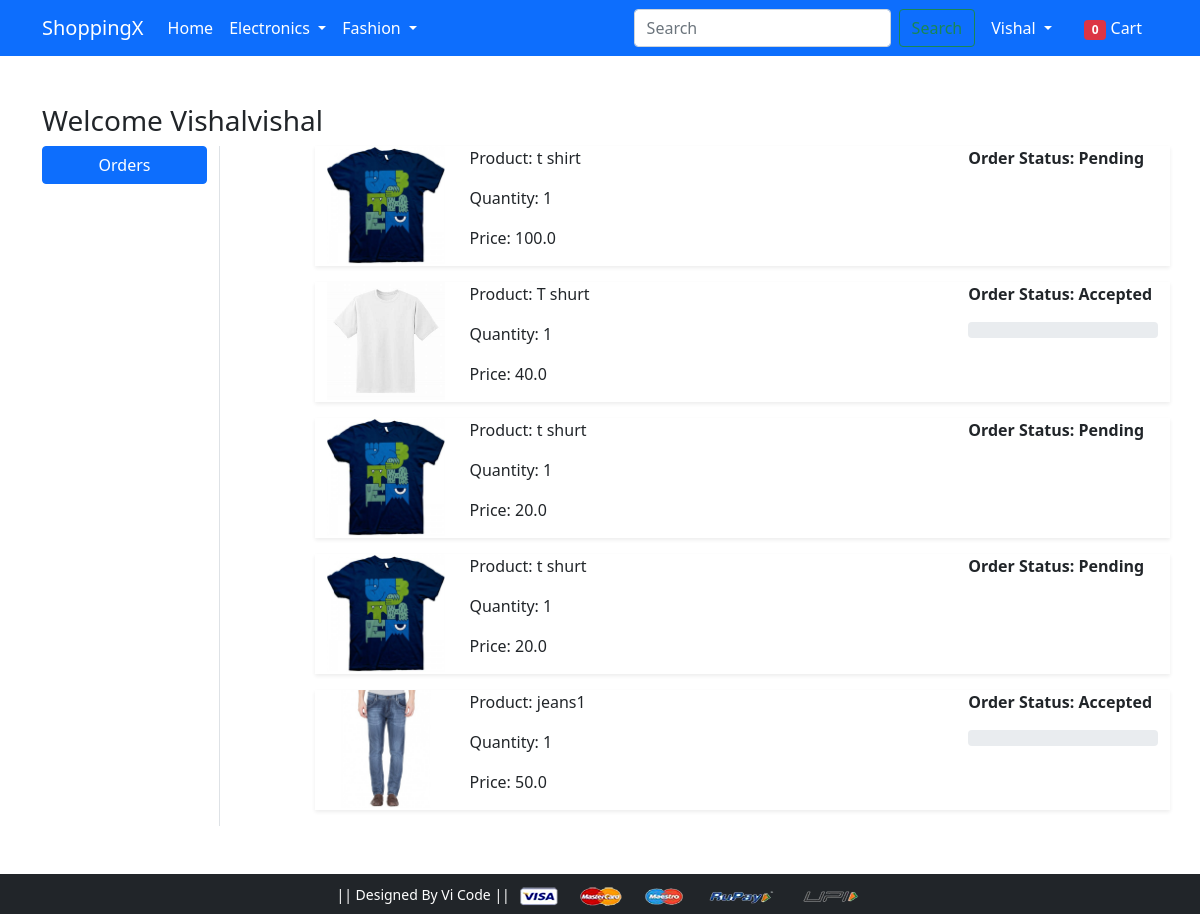
Screenshot of /orders/ (signed in) with the database file from the repository.
### app/models.py (models this page shows, shortened)
class OrderPlaced(models.Model):
    user = models.ForeignKey(User,on_delete=models.CASCADE)
    customer = models.ForeignKey(Customer,on_delete=models.CASCADE)
    product = models.ForeignKey(Product, on_delete=models.CASCADE)
    quantity =  models.PositiveIntegerField(default=1)
    ordered_date = models.DateTimeField(auto_now_add=True)
    status = models.CharField(max_length=50,
    choices=STATE_CHOICES,default='Pending')
    @property
    def total_cost(self):
        return self.quantity * self.product.discounted_price

class Product(models.Model):
    title = models.CharField(max_length=100)
    selling_price = models.FloatField()
    discounted_price = models.FloatField()
    description = models.TextField()
    brand = models.CharField(max_length=100)
    category = models.CharField(choices=CATEGORY_CHOICES, max_length=2)
    product_image = models.ImageField(upload_to='productimg')

### app/views.py (the view)
# urls.py: path('orders/', views.orders, name='orders'),
@login_required
def orders(request):
 totalitem = 0
 if request.user.is_authenticated:
  totalitem = len(Cart.objects.filter(user=request.user))
 op = OrderPlaced.objects.filter(user=request.user)
 return render(request, 'app/orders.html', {'order_placed':op,'totalitem':totalitem})

### app/templates/app/orders.html (shortened to what this page needs)
{% extends 'app/base.html' %}
{% load static %}
{% block main-content %}
<div class="container my-5">
 <div class="row">
  <h3>Welcome Vishal<span class="text-capitalize">{{request.user}}</span></h3>
  <div class="col-sm-2 border-end">
   <ul class="list-unstyled">
    <li class="d-grid"><a href="{% url 'orders' %}" class="btn btn-primary">Orders</a></li>
   </ul>
  </div>
  <div class="col-sm-9 offset-sm-1">
  {% for op in order_placed %}
   <div class="row shadow-sm mb-3">
    <div class="col-sm-2">
      <img src="{{op.product.product_image.url}}" alt="" srcset="" class="img-fluid" height="150">
    </div>
   <div class="col-sm-7">
    <p>Product: {{op.product.title}}</p>
    <p>Quantity: {{op.quantity}}</p>
    <p>Price: {{op.total_cost}}</p>
   </div>
   <div class="col-sm-3 fw-bold">
    <p>Order Status: {{op.status}}</p>
     {% if op.status == 'Accepted' %}
     <div class="progress">
     </div>
     {% endif %}
   </div>
  </div>
  {% endfor %}
  </div>
 </div>
</div>
{% endblock main-content %}

### app/templates/app/base.html (shortened to what this page needs)
<!doctype html>
{% load static %}
<html lang="en">
  <head>
    <link href="https://cdn.jsdelivr.net/npm/bootstrap@5.0.0-beta1/dist/css/bootstrap.min.css" rel="stylesheet">
    <link rel="stylesheet" href="{% static 'app/css/owl.carousel.min.css' %}">
    <link rel="stylesheet" href="{% static 'app/css/all.min.css' %}">
    <link rel="stylesheet" href="{% static 'app/css/style.css' %}">
  </head>
  <body>
    <nav class="navbar navbar-expand-lg navbar-dark bg-primary">
     <div class="container">
       <a class="navbar-brand" href="/">ShoppingX</a>
       <div class="collapse navbar-collapse" id="navbarSupportedContent">
         <ul class="navbar-nav me-auto mb-2 mb-lg-0">
           <li class="nav-item">
             <a class="nav-link active" aria-current="page" href="/">Home</a>
           </li>
           <li class="nav-item dropdown">
             <a class="nav-link dropdown-toggle text-white" href="#" id="electronicsDropdown" role="button" data-bs-toggle="dropdown" aria-expanded="false">
               Electronics
             </a>
           </li>
           <li class="nav-item dropdown">
             <a class="nav-link dropdown-toggle text-white" href="#" id="fashionDropdown" role="button" data-bs-toggle="dropdown" aria-expanded="false">
               Fashion
             </a>
           </li>
         </ul>
    <form class="d-flex" role="search" method="get" action="{% url 'search' %}">
  <input class="form-control me-2" type="search" placeholder="Search" name="query" aria-label="Search">
  <button class="btn btn-outline-success" type="submit">Search</button>
</form>
        <div>
          <ul class="navbar-nav me-auto mb-2 mb-lg-0">
          {% if request.user.is_authenticated %}
           <li class="nav-item dropdown mx-2">
              <a class="nav-link dropdown-toggle text-white" href="#" id="profileDropdown" role="button" data-bs-toggle="dropdown" aria-expanded="false">
                {{request.user.username|capfirst}}
              </a>
            </li>
            <li class="nav-item mx-2">
             <a href="{% url 'showcart' %}" class="nav-link text-white"><span class="badge bg-danger">{{totalitem}}</span> Cart </a>
            </li>
          {% endif %}
          </ul>
         </div>
       </div>
     </div>
    </nav>
    {% block main-content %} {% endblock main-content %}
    <footer class="container-fluid bg-dark text-center p-2 mt-5">
        <small class="text-white">|| Designed By Vi Code || </small>
        <img src="{% static 'app/images/payment.png' %}" alt="" srcset="" class="img-fluid" height="2px">
    </footer>
  </body>
</html>

### rows the page displays
OrderPlaced: product.product_image (picture), product "t shirt", quantity "1", total_cost "100.0", status "Pending"
OrderPlaced: product.product_image (picture), product "T shurt", quantity "1", total_cost "40.0", status "Accepted"
OrderPlaced: product.product_image (picture), product "t shurt", quantity "1", total_cost "20.0", status "Pending"
OrderPlaced: product.product_image (picture), product "t shurt", quantity "1", total_cost "20.0", status "Pending"
OrderPlaced: product.product_image (picture), product "jeans1", quantity "1", total_cost "50.0", status "Accepted"

### other values shown
{{ request.user.username|capfirst }} "Vishal"
{{ totalitem }} "0"
{{ request.user }} "Vishal"
